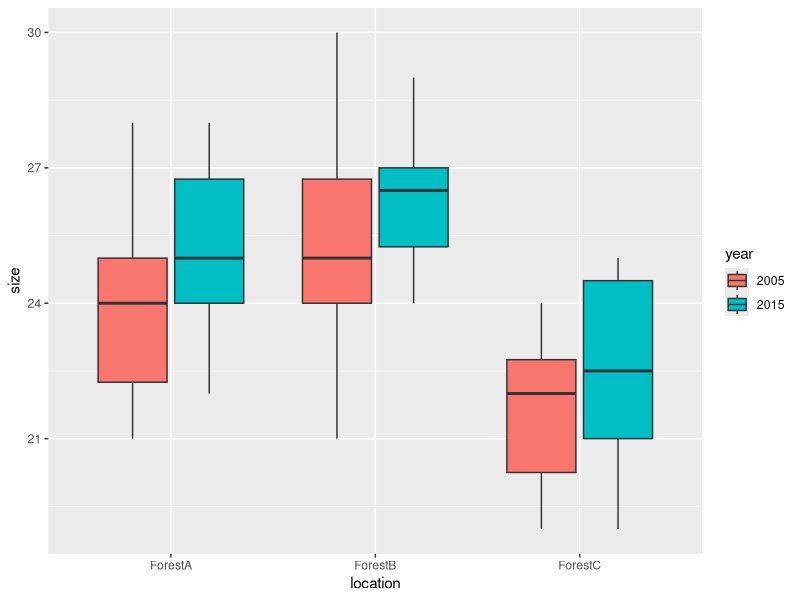

Reproduce this figure in R.
## ---- chunk 1
knitr::opts_chunk$set(echo = TRUE)

# title: factorial design
# author: jonathan
# revised: 12/4/2020 

WEB <- c("https://bioceed.uib.no/dropfolder/bioSTATS/Rmd/Basic/ANOVA/factorial.html")
GIT <- c("https://github.com/jonathansoule/biostats/blob/master/Basic/ANOVA/factorial.Rmd")

library(ggplot2)

## ---- chunk 2
# response variable
size <- c(25,22,28,24,26,24,22,21,23,25,26,30,25,24,21,27,28,23,25,24,20,22,24,23,22,24,20,19,21,22,24,27,26,24,25,27,22,28,25,24,27,29,26,27,25,27,28,24,24,26,21,23,25,20,25,23,25,19,22,21)

# predictor variables
location <- as.factor(c(rep("ForestA",10), rep("ForestB",10), rep("ForestC",10), rep("ForestA",10), rep("ForestB",10), rep("ForestC",10)))
year <- as.factor(c(rep("2005",30), rep("2015",30)))

# dataframe
my.dataframe <- data.frame(size,location,year)
## ---- chunk 3
ggplot(my.dataframe, aes(x = location, y = size, fill = year)) +
  geom_boxplot()
## ---- chunk 4
model <- lm(size ~ location * year, data = my.dataframe)
anova(model)
## ---- chunk 5
model2 <- lm(size ~ location + year, data = my.dataframe)
anova(model2)
